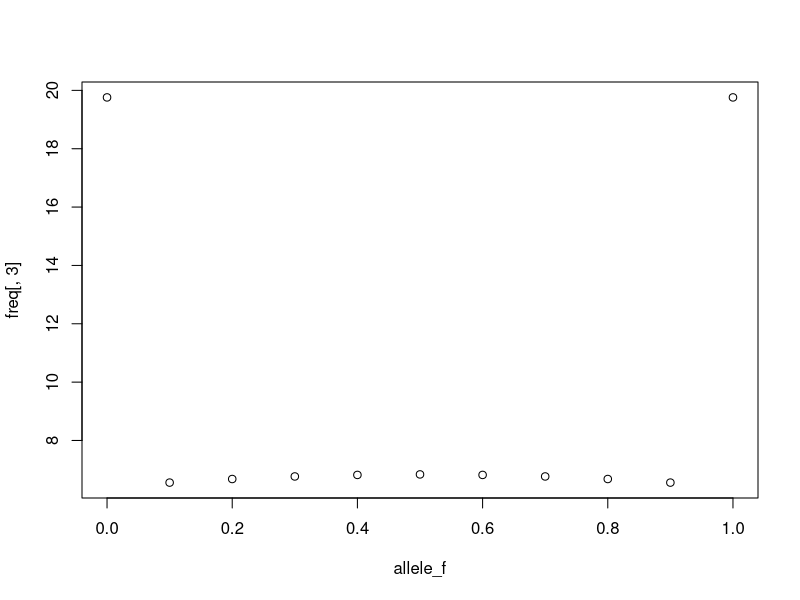

Reproduce this figure in R.
#functions
matrix_exp <- function(mat,n){
  if(!is.matrix(mat) | (nrow(mat)!=ncol(mat)) | n <0){
    return(0)
  }
  if(n == 0){
    return(diag(nrow(mat)))
  }
  matnew <- diag(nrow(mat))
  for(i in 1:n){
    matnew <- matnew %*% mat
  }
  matnew
}
#parameters
gl = 11
wa = 1
gl_0 = 6
gr = 0
s_rounds = 20
mu = 0
mi = 0
gen = 100

gr_0 = 1
mass = matrix (0, gl, gen+1)
freq = matrix (0, gl, gen+1)
allele_f = matrix (0, gl, 1)
mean_allele_f = matrix (0, gen, 1)
add_fit = matrix (0, gl, 1)
drift_effect = matrix (0,gl,1)
Growth_mat = matrix (0, gl, gl)
selection_mat = matrix (0, gl, gl)
drift_mut_mat = matrix (0, gl, gl)
mig_mat = matrix (0, gl, gl)
mass [gl_0,1] = 1
freq [gl_0,1] = 100

# calculating the frequencies and average fitness in each grain level

allele_f = seq (0,1,1/(gl-1))
allele_f_after_s = allele_f[]*wa/(allele_f[]*wa+(1-allele_f[]))
mean_allele_f[1]=allele_f[gl_0] 
# effect of group growth changes
for (i in 1:gl) {
  Growth_mat [i,i] = gr_0 + (i-1)/(gl-1)*gr
}
# effect of individual frequency changes in each grain due to natural selection
#version 1
#for (i in 1:gl){
#  add_fit [i] = (allele_f[i]*wa/(allele_f[i]*wa+1-allele_f[i]))-allele_f[i]
#  j = add_fit[i]%/%(1/(gl-1))
#  k = add_fit[i]%%(1/(gl-1))
#  if (add_fit[i]<0){
#    if (i>-j){
#      selection_mat [i+j,i]= 1-(k/(1/(gl-1))) 
#    }
#    selection_mat [i+j+1,i]= k/(1/(gl-1))
#  } else {
#    if (i<(gl-j)){
#      selection_mat [i+j+1,i]= k/(1/(gl-1))
#    }
#    selection_mat [i+j,i]= 1-(k/(1/(gl-1)))
#  }
#}
#version_2 (birth_death model)
for (j in 1:gl){
  selection_mat [j,j] = allele_f[j]*allele_f_after_s[j]+(1-allele_f[j])*(1- allele_f_after_s[j])
  if (j+1 <= gl){
    selection_mat [j+1,j] = (1-allele_f[j])*allele_f_after_s[j]
  }
  if (j-1 >= 1){
    selection_mat [j-1,j] = allele_f[j]*(1-allele_f_after_s[j])
    }
}
selection_mat_final = matrix_exp(selection_mat,s_rounds)
# effect of drift_version_1
#for (i in 2:(gl-1)){
#  drift_effect [i] = allele_f[i]*(1-allele_f[i])/n
#  drift_mut_mat [i,i]=1-2* drift_effect[i]
#  drift_mut_mat [i+1,i] = drift_effect[i]
#  drift_mut_mat [i-1,i] = drift_effect[i]
#}
# effect of drift _version_2
for (i in 1:gl){
  for (j in 1:gl){
    drift_mut_mat [i,j] = allele_f[j]^(i-1)*(1-allele_f[j])^(gl-i)*choose(gl-1,i-1)
  }
}
# effect of drift _version_3 (binning. I decided to don't do it)
#drift_mut_mat_n = matrix (0,n,n)
#for (i in 1:n){
#  for (j in 1:n){
#    drift_mut_mat_n [i,j] = allele_f[j]^(i-1)*(1-allele_f[j])^(n-i+1)*choose(n,i-1)
#  }
#}
#for (i in 1:gl){
#  for (j in 1:gl){
#    drift_mut_mat [i,j] = sum (drift_mut_mat_n[i:round(j+n/((gl-1))),j:round(i+n/((gl-1)))])
#  }
#}


# effect of mutation (in both directions)
drift_mut_mat = diag (gl)
#the previous line is included because birth/death model has inherent drift
drift_mut_mat [2,1] = mu
drift_mut_mat [1,1] = 1-mu
drift_mut_mat [gl-1,gl] = mu
drift_mut_mat [gl,gl] = 1-mu


# running the model for 'gen' generations + incorporating the effect of migration
for (i in 2:gen){
    for (j in 1:gl){
        mig_mat [j,j] = allele_f[j]*mean_allele_f[i-1]+(1-allele_f[j])*(1-mean_allele_f[i-1])
        if (j+1 <= gl){
          mig_mat [j+1,j] = (1-allele_f[j])*mean_allele_f[i-1]
        }
        if (j-1 >= 1){
          mig_mat [j-1,j] = allele_f[j]*(1-mean_allele_f[i-1])
        }
    }
  mig_mat_final = diag (gl)
  for (k in 1:mi){
    mig_mat_final = mig_mat_final %*% mig_mat
  }
  mass [,i]= Growth_mat %*% selection_mat_final %*% drift_mut_mat %*% (matrix_exp(mig_mat,mi)) %*% mass [,i-1]
  freq [,i]= 100* mass [,i]/ sum(mass[,i])
  mean_allele_f[i] = sum (freq[,i]*allele_f[])/100

}
plot (allele_f,freq[,3])


